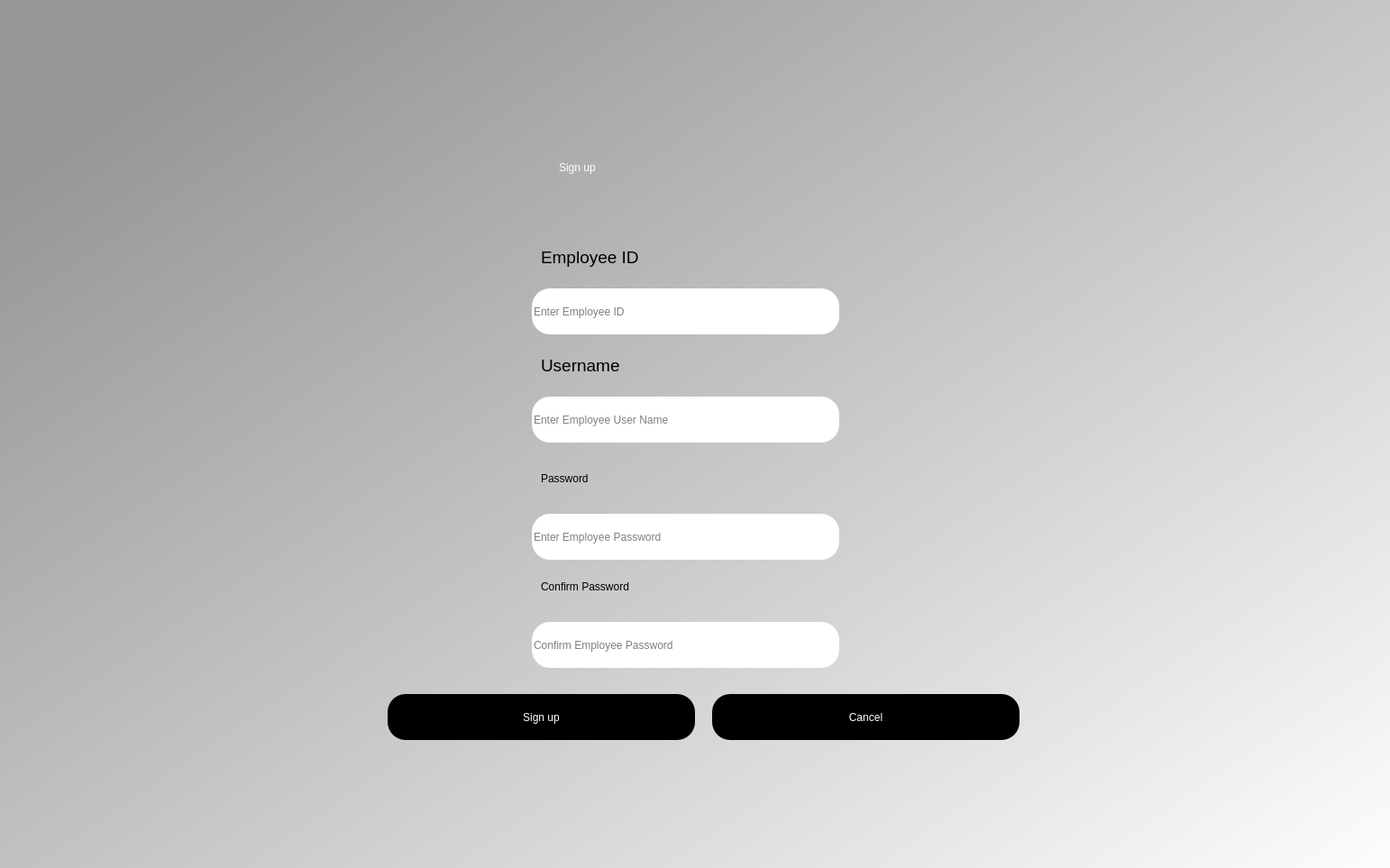
<?xml version="1.0" encoding="UTF-8"?>
<ui version="4.0">
 <class>Dialog</class>
 <widget class="QDialog" name="Dialog">
  <property name="geometry">
   <rect>
    <x>0</x>
    <y>0</y>
    <width>1542</width>
    <height>963</height>
   </rect>
  </property>
  <property name="windowTitle">
   <string>Dialog</string>
  </property>
  <widget class="QWidget" name="bgwidget" native="true">
   <property name="geometry">
    <rect>
     <x>0</x>
     <y>0</y>
     <width>1551</width>
     <height>1031</height>
    </rect>
   </property>
   <property name="styleSheet">
    <string notr="true">QWidget#bgwidget{
background-color:qlineargradient(spread:pad, x1:0.091, y1:0.101636, x2:0.991379, y2:0.977, stop:0 rgba(150, 150, 150, 255), stop:1 rgba(255, 255, 255, 255));}</string>
   </property>
   <widget class="QLabel" name="label">
    <property name="geometry">
     <rect>
      <x>620</x>
      <y>150</y>
      <width>211</width>
      <height>71</height>
     </rect>
    </property>
    <property name="styleSheet">
     <string notr="true">font: 36pt &quot;MS Shell Dlg 2&quot;; color:rgb(255, 255, 255)</string>
    </property>
    <property name="text">
     <string>Sign up</string>
    </property>
   </widget>
   <widget class="QPushButton" name="signup">
    <property name="geometry">
     <rect>
      <x>430</x>
      <y>770</y>
      <width>341</width>
      <height>51</height>
     </rect>
    </property>
    <property name="styleSheet">
     <string notr="true">border-radius:20px;
color: rgb(255, 255, 255);
background-color: rgb(0, 0, 0);
font: 14pt &quot;MS Shell Dlg 2&quot;;</string>
    </property>
    <property name="text">
     <string>Sign up</string>
    </property>
   </widget>
   <widget class="QLineEdit" name="emailfield">
    <property name="geometry">
     <rect>
      <x>590</x>
      <y>440</y>
      <width>341</width>
      <height>51</height>
     </rect>
    </property>
    <property name="styleSheet">
     <string notr="true">background-color:white;
font: 12pt &quot;MS Shell Dlg 2&quot;;
border-radius:20px;</string>
    </property>
    <property name="placeholderText">
     <string>Enter Employee User Name</string>
    </property>
    <property name="clearButtonEnabled">
     <bool>true</bool>
    </property>
   </widget>
   <widget class="QLineEdit" name="passwordfield">
    <property name="geometry">
     <rect>
      <x>590</x>
      <y>570</y>
      <width>341</width>
      <height>51</height>
     </rect>
    </property>
    <property name="styleSheet">
     <string notr="true">background-color:white;
font: 12pt &quot;MS Shell Dlg 2&quot;;
border-radius:20px;</string>
    </property>
    <property name="placeholderText">
     <string>Enter Employee Password</string>
    </property>
    <property name="clearButtonEnabled">
     <bool>true</bool>
    </property>
   </widget>
   <widget class="QLabel" name="label_3">
    <property name="geometry">
     <rect>
      <x>600</x>
      <y>390</y>
      <width>171</width>
      <height>31</height>
     </rect>
    </property>
    <property name="font">
     <font>
      <family>MS Shell Dlg 2</family>
      <pointsize>14</pointsize>
      <weight>50</weight>
      <italic>false</italic>
      <bold>false</bold>
     </font>
    </property>
    <property name="styleSheet">
     <string notr="true">font: 14pt &quot;MS Shell Dlg 2&quot;;</string>
    </property>
    <property name="text">
     <string>Username</string>
    </property>
   </widget>
   <widget class="QLabel" name="label_4">
    <property name="geometry">
     <rect>
      <x>600</x>
      <y>520</y>
      <width>121</width>
      <height>21</height>
     </rect>
    </property>
    <property name="styleSheet">
     <string notr="true">font: 14pt &quot;MS Shell Dlg 2&quot;;</string>
    </property>
    <property name="text">
     <string>Password</string>
    </property>
   </widget>
   <widget class="QLabel" name="error">
    <property name="geometry">
     <rect>
      <x>440</x>
      <y>540</y>
      <width>341</width>
      <height>20</height>
     </rect>
    </property>
    <property name="styleSheet">
     <string notr="true">font: 12pt &quot;MS Shell Dlg 2&quot;; color:red;</string>
    </property>
    <property name="text">
     <string/>
    </property>
   </widget>
   <widget class="QLabel" name="label_5">
    <property name="geometry">
     <rect>
      <x>600</x>
      <y>640</y>
      <width>201</width>
      <height>21</height>
     </rect>
    </property>
    <property name="styleSheet">
     <string notr="true">font: 14pt &quot;MS Shell Dlg 2&quot;;</string>
    </property>
    <property name="text">
     <string>Confirm Password</string>
    </property>
   </widget>
   <widget class="QLineEdit" name="confirmpasswordfield">
    <property name="geometry">
     <rect>
      <x>590</x>
      <y>690</y>
      <width>341</width>
      <height>51</height>
     </rect>
    </property>
    <property name="styleSheet">
     <string notr="true">background-color:white;
font: 12pt &quot;MS Shell Dlg 2&quot;;
border-radius:20px;</string>
    </property>
    <property name="placeholderText">
     <string>Confirm Employee Password</string>
    </property>
    <property name="clearButtonEnabled">
     <bool>true</bool>
    </property>
   </widget>
   <widget class="QLabel" name="label_7">
    <property name="geometry">
     <rect>
      <x>600</x>
      <y>270</y>
      <width>171</width>
      <height>31</height>
     </rect>
    </property>
    <property name="font">
     <font>
      <family>MS Shell Dlg 2</family>
      <pointsize>14</pointsize>
      <weight>50</weight>
      <italic>false</italic>
      <bold>false</bold>
     </font>
    </property>
    <property name="styleSheet">
     <string notr="true">font: 14pt &quot;MS Shell Dlg 2&quot;;</string>
    </property>
    <property name="text">
     <string>Employee ID</string>
    </property>
   </widget>
   <widget class="QLineEdit" name="empid">
    <property name="geometry">
     <rect>
      <x>590</x>
      <y>320</y>
      <width>341</width>
      <height>51</height>
     </rect>
    </property>
    <property name="styleSheet">
     <string notr="true">background-color:white;
font: 12pt &quot;MS Shell Dlg 2&quot;;
border-radius:20px;</string>
    </property>
    <property name="placeholderText">
     <string>Enter Employee ID</string>
    </property>
    <property name="clearButtonEnabled">
     <bool>true</bool>
    </property>
   </widget>
   <widget class="QPushButton" name="CancelButton">
    <property name="geometry">
     <rect>
      <x>790</x>
      <y>770</y>
      <width>341</width>
      <height>51</height>
     </rect>
    </property>
    <property name="styleSheet">
     <string notr="true">border-radius:20px;
color: rgb(255, 255, 255);
background-color: rgb(0, 0, 0);
font: 14pt &quot;MS Shell Dlg 2&quot;;</string>
    </property>
    <property name="text">
     <string>Cancel</string>
    </property>
   </widget>
  </widget>
 </widget>
 <resources/>
 <connections/>
</ui>
